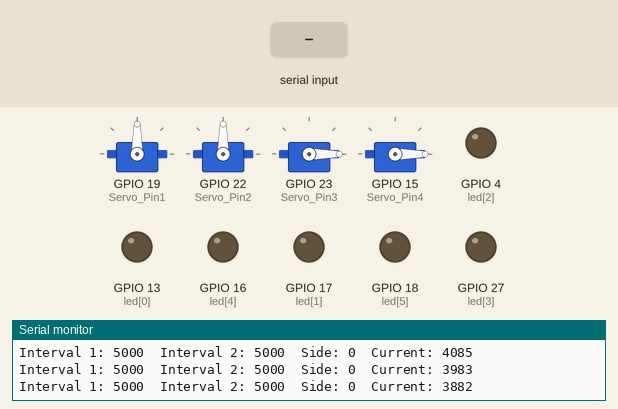
Simulated run of this sketch. Board: ESP32. Parts: 4 × servo, output pins drawn as LEDs (lit = HIGH), the last lines printed to the serial monitor. Inputs (shaded band) come from the test bench.

Above: at 1.2 s.
1.3 s: "90,45\n" received over Serial
At 6.3 s:
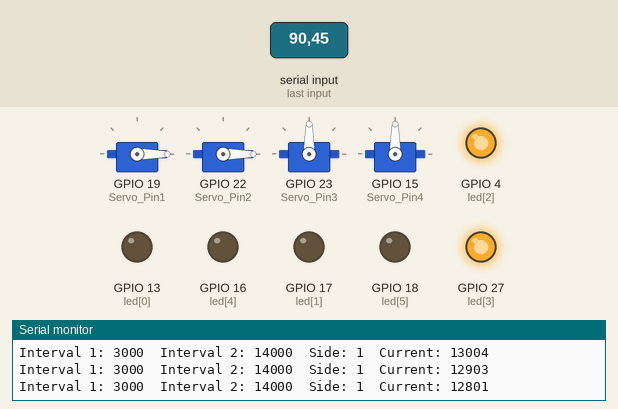
At 19.3 s:
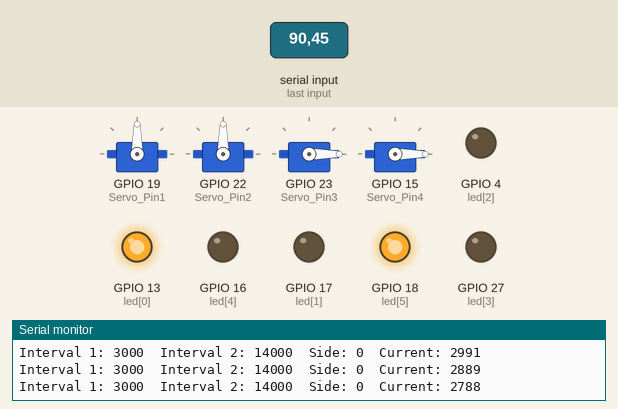
Timing chart, 0 to 20.5 s (numbered marks = the images above; inputs shaded):
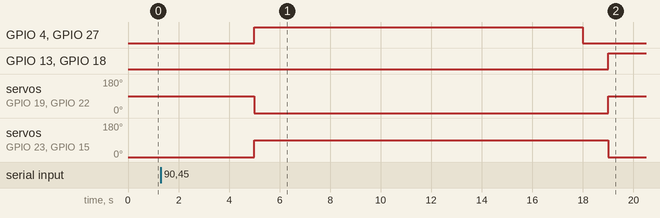

The sketch:

Traffic_Code_Refined.ino
```cpp
#include <ESP32Servo.h>
Servo Servo1, Servo2, Servo3, Servo4;
uint32_t mls, updt;
int time1 = 5000, time2 = 5000;
#define l 100
#define Servo_Pin1 19
#define Servo_Pin2 22
#define Servo_Pin3 23
#define Servo_Pin4 15
int led[6] = { 13, 17, 4, 27, 16, 18 };
int interval1 = time1;
int interval2 = time2;
int curr, f;
bool side = 0;
String Input = "";

void setup() {
  for (byte i = 0; i < 6; i++) pinMode(led[i], OUTPUT);
  Servo1.attach(Servo_Pin1);
  Servo2.attach(Servo_Pin2);
  Servo3.attach(Servo_Pin3);
  Servo4.attach(Servo_Pin4);
  Servo1.write(90);
  Servo2.write(90);
  Servo3.write(0);
  Servo4.write(0);
  Serial.begin(115200);
  mls = millis();
  (!side) ? curr = interval1 + mls - millis() : curr = interval2 + mls - millis();
}

void loop() {
  while (Serial.available()) {
    Input = Serial.readStringUntil(10);
    f = Input.toInt();
    Serial.println(f);
  }

  (!side) ? curr = interval1 + mls - millis() : curr = interval2 + mls - millis();

  if (curr <= 0) {
    side = !side;
    Servo1.write(90 * (side == 0));
    Servo2.write(90 * (side == 0));
    Servo3.write(90 * (side == 1));
    Servo4.write(90 * (side == 1));
    digitalWrite(led[0], (side == 0));
    digitalWrite(led[5], (side == 0));
    digitalWrite(led[2], (side == 1));
    digitalWrite(led[3], (side == 1));
    signal_update();
    mls = millis();  //timer reset
  }

  else if (curr < 1000) {  //for yellow light activation
    for (byte i = 0; i < 6; i++) digitalWrite(led[i], 0);
    digitalWrite(led[1], 0);
    digitalWrite(led[4], 0);
  }

  if (millis() - updt > 100) {
    Serial.print("Interval 1: ");
    Serial.print(interval1);
    Serial.print("  Interval 2: ");
    Serial.print(interval2);
    Serial.print("  Side: ");
    Serial.print(side);
    Serial.print("  Current: ");
    Serial.println(curr);
    updt = millis();
  }
}

void signal_update() {
  interval1 = time1 - (l * f);
  interval2 = time2 + (l * f);
  interval1 = constrain(interval1, 3000, 15000);
  interval2 = constrain(interval2, 3000, 15000);
}
```
